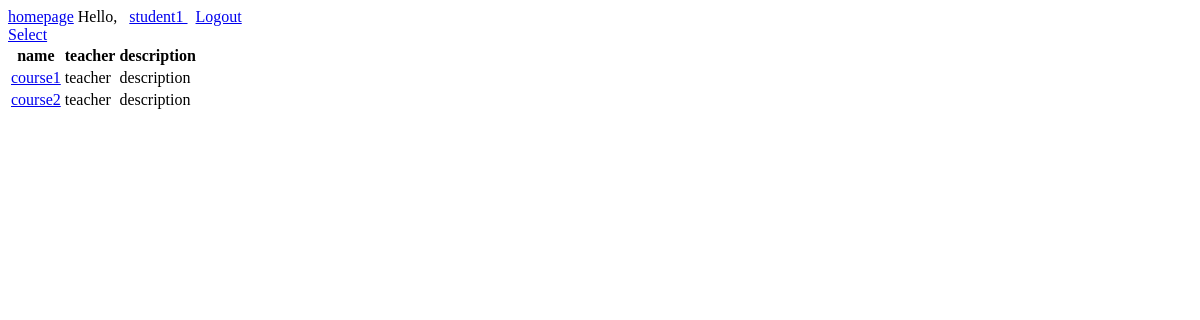
/profile/ (signed in), run on an earlier commit of the app's database.
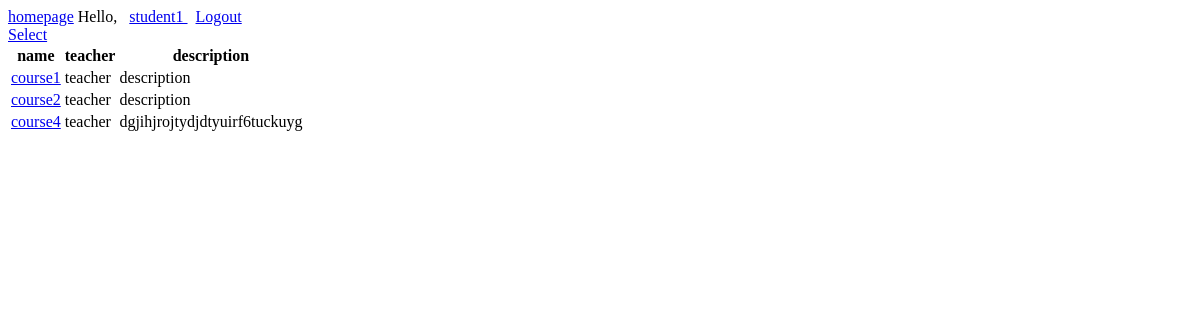
And on a later commit of the database.
### course/models.py (models this page shows, shortened)
class CourseModel(models.Model):
    name=models.CharField(max_length=80)
    description=models.TextField()
    teacher=models.ForeignKey(User,on_delete=models.CASCADE)

### user_profile/views.py (the view)
# urls.py: path("",show_profile,name="profile"),
def show_profile(req):
    res=check_user(req)
    if res:
        return res
    group=req.user.groups.all()
    if Group.objects.get(name="student") in group :
        return show_student(req)
    if Group.objects.get(name="teacher") in group :
        return show_teacher(req)
    raise Http404("Unknown user type")

### user_profile/views.py (called while the page is built)
def show_student(req):
    list=[]
    try:
        selection=SelectionModel.objects.filter(student=req.user)
        for item in selection:
            list.append(item.course)
    except SelectionModel.DoesNotExist:
        list=None
    except CourseModel.DoesNotExist:
        list=None
    return render(req,"profile/student.html",{"courses":list})

### utils.py (called while the page is built)
def check_user(req):
    if req.user.is_authenticated:
        return
    return redirect("/account/login?next="+req.path)

### user_profile/templates/profile/student.html (shortened to what this page needs)
{% extends "template.html" %}
{% block content %}
	<a href={% url "selection" %}>Select</a>
	{% if courses %}
		<table>
			<tr>
				<th>name</th>
				<th>teacher</th>
				<th>description</th>
			</tr>
			{% for course in courses %}
				<tr>
					<td><a href="/course/{{course.pk}}">{{course.name}}</a></td>
					<td>{{course.teacher.username}}</td>
					<td>{{course.description}}</td>
				</tr>
			{% endfor %}
		</table>
	{% else %}
		<p>No Selection</p>
	{% endif %}
{% endblock %}

### templates/template.html (shortened to what this page needs)
<!doctype html>
<html>
	<head>
		{% load static %}
	</head>
	<body>
	<div>
		<a href='/'>homepage</a>
		{% block account %}
			{% if user.is_authenticated %}
				Hello,
				&nbsp;
				<a href="{% url 'profile' %}">
				{{user.get_username}}
				</a>
				<a href={% url "logout" %}>Logout</a>
			{% else %}
				<a href="{% url 'login' %}?next={{request.path}}">Login</a>
				or
				<a href="{% url 'register' %}?next={{request.path}}">Register</a>
			{% endif %}
		{% endblock %}
	</div>
		{% block content %}{% endblock %}
	</body>
</html>

What changed in the data, as far as the page shows it:
added CourseModel: name "course4", teacher.username "teacher", description "dgjihjrojtydjdtyuirf6tuckuyg"
